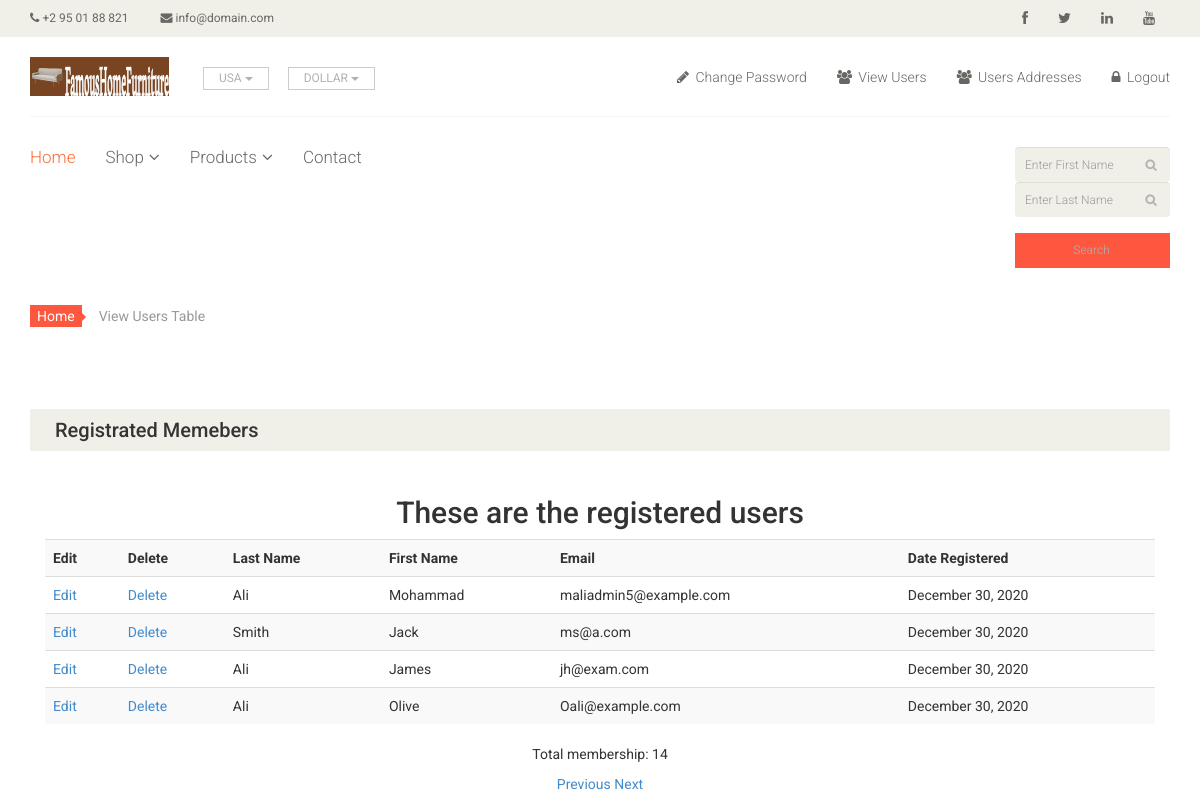
/admin-view-users.php?s=4&p=4 (signed in), run on the app's committed database.
### tables this page shows
CREATE TABLE `users` (
  `userid` mediumint(6) UNSIGNED NOT NULL,
  `title` varchar(10) DEFAULT NULL,
  `first_name` varchar(30) NOT NULL,
  `middle_name` varchar(40) NOT NULL,
  `last_name` varchar(40) NOT NULL,
  `email` varchar(50) NOT NULL,
  `password` char(60) NOT NULL,
  `phone` char(15) DEFAULT NULL,
  `zcode_pcode` char(10) NOT NULL,
  `country` char(25) NOT NULL,
  `state` char(25) NOT NULL,
  `address1` varchar(50) NOT NULL,
  `address2` varchar(50) NOT NULL,
  `mobile_phone` char(15) NOT NULL,
  `fax` char(15) DEFAULT NULL,
  `registration_date` datetime NOT NULL,
  `user_level` tinyint(1) UNSIGNED NOT NULL
);

### process_admin_view_users.php (the view, shortened to what this page needs)
<?php
try {
require('mysqli-connect.php');
$pagerows = 4;
if ((isset($_GET['p']) && is_numeric($_GET['p']))) {
$pages = htmlspecialchars($_GET['p'], ENT_QUOTES);
}
if ((isset($_GET['s'])) &&( is_numeric($_GET['s'])))
{
$start = htmlspecialchars($_GET['s'], ENT_QUOTES);
}else{
$start = 0;
}
$query = "SELECT last_name, first_name, email, ";
$query .= "DATE_FORMAT(registration_date, '%M %d, %Y')";
$query .=" AS regdat, userid FROM users ORDER BY registration_date ASC";
$query .=" LIMIT ?, ?";
$q = mysqli_stmt_init($dbcon);
mysqli_stmt_prepare($q, $query);
mysqli_stmt_bind_param($q, "ii", $start, $pagerows);
mysqli_stmt_execute($q);
$result = mysqli_stmt_get_result($q);
if ($result) {
echo '<table class="table table-striped">
<tr>
<th scope="col">Edit</th>
<th scope="col">Delete</th>
<th scope="col">Last Name</th>
<th scope="col">First Name</th>
<th scope="col">Email</th>
<th scope="col">Date Registered</th>
</tr>';
while ($row = mysqli_fetch_array($result, MYSQLI_ASSOC)) {
	$user_id = htmlspecialchars($row['userid'], ENT_QUOTES);
	$last_name = htmlspecialchars($row['last_name'], ENT_QUOTES);
	$first_name = htmlspecialchars($row['first_name'], ENT_QUOTES);
	$email = htmlspecialchars($row['email'], ENT_QUOTES);
	$registration_date = htmlspecialchars($row['regdat'], ENT_QUOTES);
	echo '<tr>
	<td><a href="edit_user.php?id=' . $user_id . '">Edit</a></td>
	<td><a href="delete_user.php?id=' . $user_id . '">Delete</a></td>
	<td>' . $last_name . '</td>
	<td>' . $first_name . '</td>
	<td>' . $email . '</td>
	<td>' . $registration_date . '</td>
	</tr>';
	}
	echo '</table>';
}
else {
echo '<p class="text-center">The current users could not be retrieved. We apologize';
echo ' for any inconvenience.</p>';
exit;
}
$q = "SELECT COUNT(userid) FROM users";
$result = mysqli_query ($dbcon, $q);
$row = mysqli_fetch_array ($result, MYSQLI_NUM);
$members = htmlspecialchars($row[0], ENT_QUOTES);
$echostring = "<p class='text-center'>Total membership: $members </p>";
$echostring .= "<p class='text-center'>";
if ($pages > 1) {
$current_page = ($start/$pagerows) + 1;
if ($current_page != 1) {
$echostring .= '<a href="admin-view-users.php?s=' . ($start - $pagerows) .
'&p=' . $pages . '">Previous</a> ';
}
if ($current_page != $pages) {
$echostring .= ' <a href="admin-view-users.php?s=' . ($start + $pagerows) .
'&p=' . $pages . '">Next</a> ';
}
$echostring .= '</p>';
echo $echostring;
}
}
catch(Exception $e)
   {
     print "The system is busy please try later";
   }
   catch(Error $e)
   {
      print "The system is busy please try again later.";
   }
?>

### css/main.css (style rules this page uses)
body { font-family: 'Roboto', sans-serif; background:; position: relative; font-weight:400px; }
a { -webkit-transition: 300ms; -moz-transition: 300ms; -o-transition: 300ms; transition: 300ms; }

### data on the page
users: last_name "Ali", first_name "Mohammad", email "maliadmin5@example.com", registration_date "December 30, 2020"
users: last_name "Smith", first_name "Jack", email "ms@a.com", registration_date "December 30, 2020"
users: last_name "Ali", first_name "James", email "jh@exam.com", registration_date "December 30, 2020"
users: last_name "Ali", first_name "Olive", email "Oali@example.com", registration_date "December 30, 2020"

### other printed values
$members "14"
